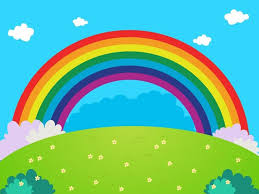
#> input picture TEMA 2/ACTIVIDAD 3 - TEMA 2/2.png, 259 x 194 px
$ jupyter execute Ej3.ipynb
#> lines starting #> are read from the running program, lines starting #| are printed output that depends on the picture
ACTIVIDAD INDIVIDUAL

1. Realiza una investigación científica sobre el filtro Bayer aplicado en el procesamiento digital de imágenes, el porque se aplica y como proviene; de la misma manera realizando código lista las versiones de filtro Bayer en cv2 y aplicalos en tus imágenes seleccionadas.

[cell 1]
import cv2
import matplotlib.pyplot as plt
import numpy as np

bayer_image = cv2.imread('2.png', cv2.IMREAD_GRAYSCALE)
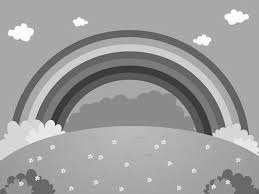
#> bayer_image: shape (194, 259); min 37, max 255, mean 157.2
bgr_image = cv2.cvtColor(bayer_image, cv2.COLOR_BAYER_BG2BGR)
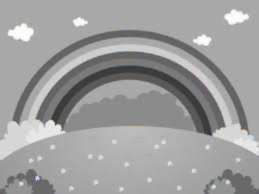
#> bgr_image: shape (194, 259, 3); mean B, G, R 157.4, 157.3, 157.3

plt.figure(figsize=(10,5))

plt.subplot(1,2,1)
plt.imshow(bayer_image, cmap='gray')
plt.title("Imagen Bayer")
plt.axis('off')

plt.subplot(1,2,2)
plt.imshow(cv2.cvtColor(bgr_image, cv2.COLOR_BGR2RGB))
plt.title("Imagen Convertida a BGR")
plt.axis('off')

plt.show()
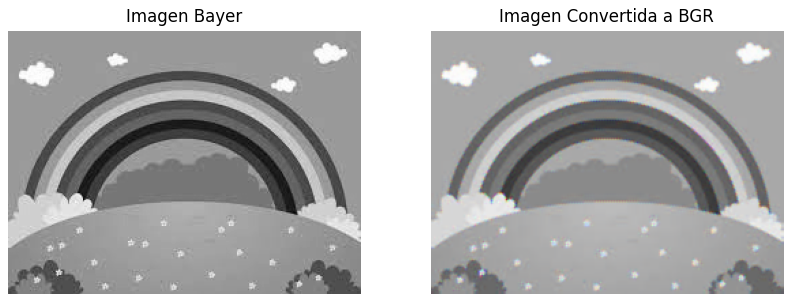
#> figure drawn by matplotlib, 2 panels

2. Aplica las transformaciones de YUV2RGB, RGB2YUV y viceversa a la imagen seleccionada

[cell 2]
import cv2
import numpy as np
import matplotlib.pyplot as plt

image = cv2.imread('2.png', cv2.COLOR_BGR2RGB)
#> image is the input picture: shape (194, 259, 3); mean B, G, R 148, 186.3, 105.9
yuv_image = cv2.cvtColor(image, cv2.COLOR_RGB2YUV)
#> yuv_image: shape (194, 259, 3); mean of channels 0, 1, 2 165.7, 98.6, 112.4

rgb_vicerversa = cv2.cvtColor(yuv_image, cv2.COLOR_YUV2RGB)

fig, axes = plt.subplots(1, 3, figsize=(15, 5))

axes[0].imshow(image)
axes[0].set_title('Imagen Original RGB')
axes[0].axis('off')

axes[1].imshow(yuv_image[..., 0], cmap='gray')
axes[1].set_title('Imagen YUV')
axes[1].axis('off')

axes[2].imshow(rgb_vicerversa)
axes[2].set_title('RGB Viceversa')
axes[2].axis('off')

plt.show()
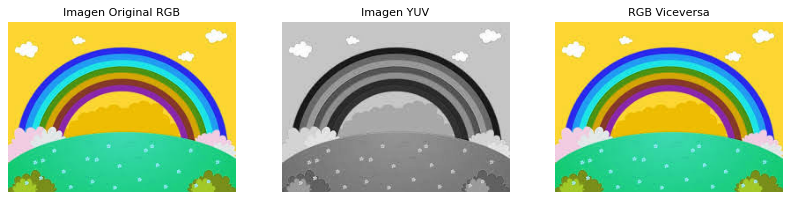
#> figure drawn by matplotlib, 3 panels; B, G, R data is drawn as R, G, B
